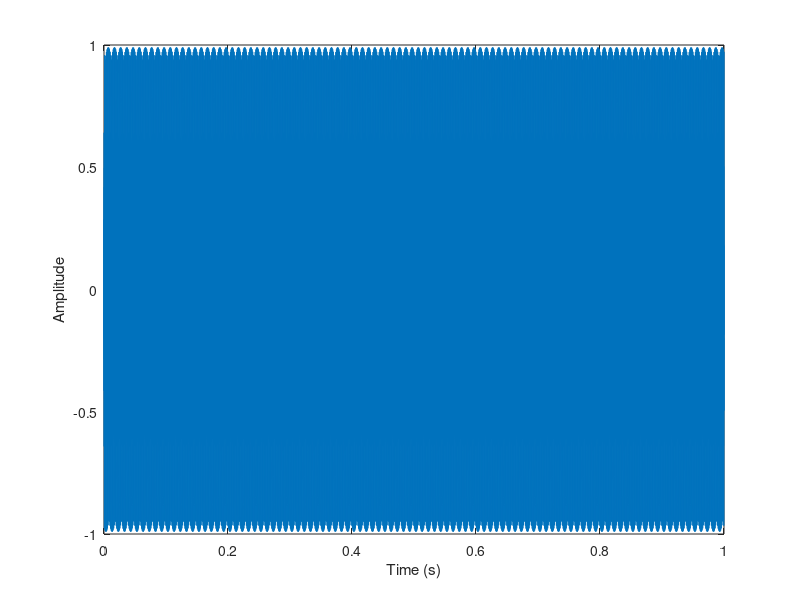
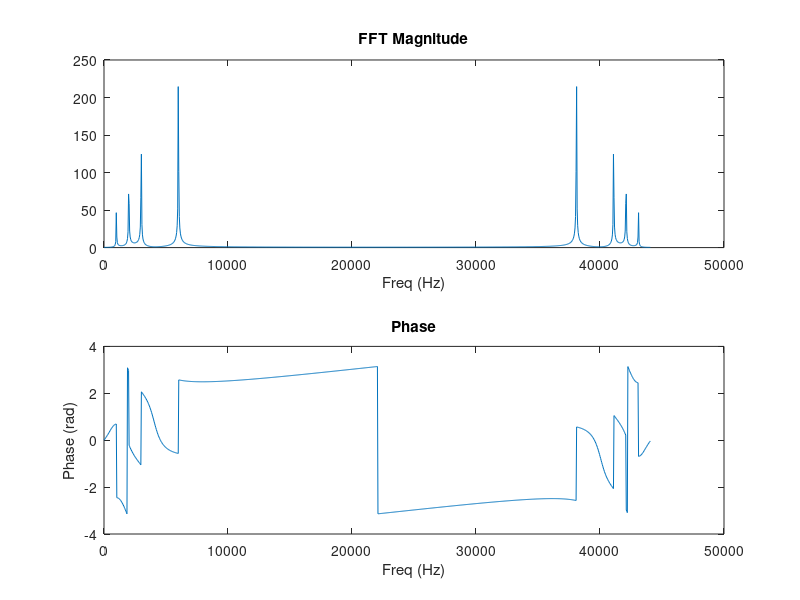

Recreate these plots in MATLAB, in order.
# This is a Four Part walkthrough of getting understandable
# data plotted from the fft() function. Make sure to get all
# the way to the end...there are some intentionally bad paths
# followed, but then get figured out...

clear; # clear the variables so something isn't sticking around...

# Define a sampling frequency - how often we take a "sample"
fs = 44100;

# Create a time array at the sampling rate that is 1 second long
t = 0:1/fs:1;

# Create some cosine waves with different frequencies,
# amplitudes, and phases (valued 0 - 2*pi)

# Frequencies in Hz
f1 = 1000;
f2 = 2000;
f3 = 3000;
f4 = 6000;

# Amplitudes are unitless here, but could be volts, meters, etc.
a1 = 0.1;
a2 = 0.2;
a3 = 0.3;
a4 = 0.5;

# Phases in radians - values from 0 to 2*pi
p1 = 0;
p2 = 0.5*pi;
p3 = pi;
p4 = 1.5*pi;

# Calculate the cosine arrays
c1 = a1*cos(2*pi*f1*t+p1);
c2 = a2*cos(2*pi*f2*t+p2);
c3 = a3*cos(2*pi*f3*t+p3);
c4 = a4*cos(2*pi*f4*t+p4);

# Add them all together
xt = c1+c2+c3+c4;

# Plot the combined signal, xt
# Try zooming in to see the waveform in more detail
figure(1);
clf;
plot(t,xt);
xlabel('Time (s)');
ylabel('Amplitude'); # We haven't defined the units of amplitude

# When we take an FFT, we have to pick a portion of the signal
# to analyze. The xt signal has 44100 samples, so we could use
# all of them, but usually we use a smaller 'window'

# If we start at t = 0, and only look at 1024 samples, that means
# our FFT is only analyzing from t = 0 to 0.02322s. We aren't
# looking at the whole signal...so if something different happens
# outside of the window we're looking at, we won't capture that...

# Let's take an FFT! First we need to decide how many samples to use
# in our analysis - let's try 1024 to start.
N = 1024;

# When you take an FFT, it returns a complex numbered array the
# same size as N. If we want to plot it we often look at two plots:
# phase and magnitude, like in a bode plot!

# First take the FFT - remember this returns complex values
ft = fft(xt,N);

# Let's calculate the magnitude. You used to have to call real() to
# make sure that you didn't have leftover imaginary parts when you
# call abs(), but that no longer seems to be needed...
# ...in the old days you might get 9.3 + 0i, for example - so want
# to get rid of the imaginary part...
yt = real(abs(ft)); # I'll leave the real() in for old time's sake...

# we can use the "argument" function to calculate the phase angle
pt = arg(ft);

# We also need to define a frequency vector that indicates what
# the frequency is at the center of each 'bin'. Note that when you get
# an FFT array, it doesn't show you only the specific frequencies in the
# frequency vector, those frequencies are just the center of a band of
# frequencies that is dF wide. For example, if dF = 100, and one of the
# values in freq is 500, then the magnitude of the fft reported at
# 500 Hz is including frequencies from 450-550 hz.
dF = fs/N;
freq = dF*(0:N-1)';

# Enough talk...let's plot this stuff. Let's plot the entire vector for now...
figure(2);
clf;
subplot(2,1,1);
plot(freq,yt);
xlabel("Freq (Hz)");
title("FFT Magnitude");
subplot(2,1,2);
plot(freq,pt);
xlabel("Freq (Hz)");
ylabel("Phase (rad)");
title("Phase");

# ...but wait, why is the magnitude so big at the spikes???
# ...Something's wrong with the scaling...
# ...but wait, why is there symmetry around fs/2 (Nyquist frequency)?
# ...why are we using line graphs if we made such a big deal about bins?

# ...well, if we remember our DFT ideas, we remember that we end up with
# symmetry about fs/2. Often when looking at these plots we'll ignore half
# of the array above fs/2. Remember that for a sampling frequency, 'fs',
# the highest frequency we can capture accurately is fs/2. If we have any
# signals above fs/2 they will be 'aliased' and show up as lower frequencies
# than they actually are.

# Let's address some of these issues in FFTBasicsPart2.m!



